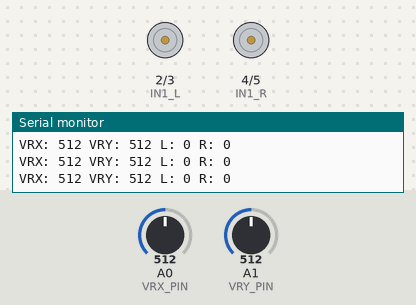
The sketch below on a simulated Arduino Uno, built with avr-gcc and run on an emulated ATmega328P. On the bench: motor-driver pin pairs drawn as motors (green arrow = first pin HIGH = forward, orange = second pin HIGH = backward, longer = more drive), the last lines printed to the serial monitor. The test bench sets the inputs (shaded band); at power-on: A0 (VRX_PIN) = 512, A1 (VRY_PIN) = 512.

Above: at 1.2 s.
1.3 s: A0 (VRX_PIN) set to 583
2.8 s: A0 (VRX_PIN) set to 606
At 3.3 s:
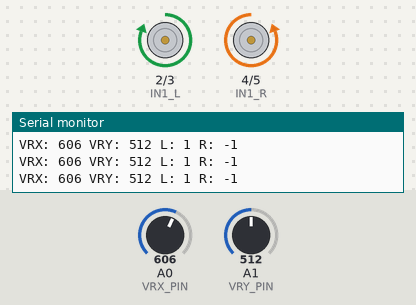
4.3 s: A1 (VRY_PIN) set to 575
5.8 s: A1 (VRY_PIN) set to 610
At 6.8 s:
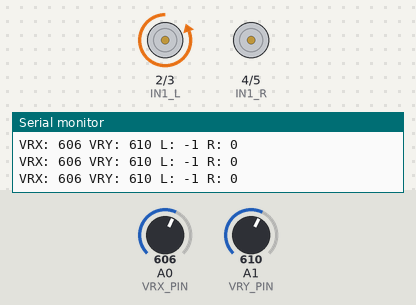
7.3 s: A0 (VRX_PIN) set to 511
At 8.2 s:
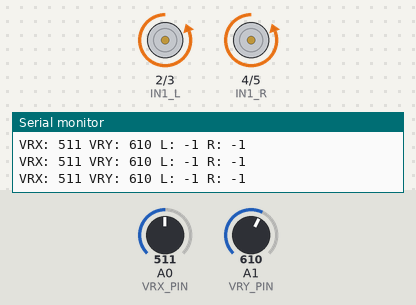
8.8 s: A1 (VRY_PIN) set to 306
At 10.3 s:
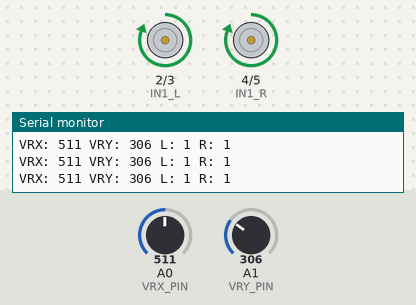
Timing chart, 0 to 11.3 s (numbered marks = the images above; inputs shaded):
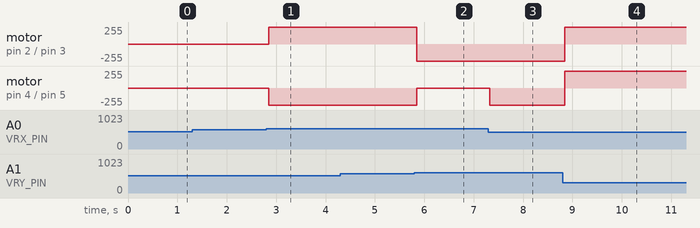

Measured:
- the behaviour switches between 592 and 593 on A0 (VRX_PIN) (found by bisection; images 0 and 1)
- the behaviour switches between 592 and 593 on A1 (VRY_PIN) (found by bisection; images 1 and 2)
- after the input at 2.8 s, motor on pin 2 (IN1_L) / pin 3 (IN2_L): stopped → forward 255/255 after 0.05 s; motor on pin 4 (IN1_R) / pin 5 (IN2_R): stopped → backward 255/255 after 0.05 s
- after the input at 5.8 s, motor on pin 2 (IN1_L) / pin 3 (IN2_L): forward 255/255 → backward 255/255 after 0.05 s; motor on pin 4 (IN1_R) / pin 5 (IN2_R): backward 255/255 → stopped after 0.05 s
- after the input at 7.3 s, motor on pin 4 (IN1_R) / pin 5 (IN2_R): stopped → backward 255/255 at once
- after the input at 8.8 s, motor on pin 2 (IN1_L) / pin 3 (IN2_L), motor on pin 4 (IN1_R) / pin 5 (IN2_R): backward 255/255 → forward 255/255 after 0.05 s

The sketch:

joystick_4motors.ino
```cpp
// Joystick-controlled DC motors via two L298N drivers
// L298N #1 (n3): IN1=D2, IN2=D3 -> controls motors 1&2 (left side)
// L298N #2 (n4): IN1=D4, IN2=D5 -> controls motors 3&4 (right side)
// Joystick: VRX=A0 (left/right), VRY=A1 (forward/backward)

// Pin definitions
const int VRX_PIN = A0;   // Joystick X axis (left/right steering)
const int VRY_PIN = A1;   // Joystick Y axis (forward/backward)

// L298N Driver 1 (left motors)
const int IN1_L = 2;      // Left motor forward
const int IN2_L = 3;      // Left motor backward

// L298N Driver 2 (right motors)
const int IN1_R = 4;      // Right motor forward
const int IN2_R = 5;      // Right motor backward

// Dead zone threshold around center (512 +/- deadzone)
const int DEADZONE = 80;

// Helper: set a motor driver direction
// dir: 1=forward, -1=backward, 0=stop
void setMotor(int pinIN1, int pinIN2, int dir) {
  if (dir > 0) {
    digitalWrite(pinIN1, HIGH);  // Forward
    digitalWrite(pinIN2, LOW);
  } else if (dir < 0) {
    digitalWrite(pinIN1, LOW);   // Backward
    digitalWrite(pinIN2, HIGH);
  } else {
    digitalWrite(pinIN1, LOW);   // Stop (coast)
    digitalWrite(pinIN2, LOW);
  }
}

void setup() {
  // Set motor control pins as outputs
  pinMode(IN1_L, OUTPUT);
  pinMode(IN2_L, OUTPUT);
  pinMode(IN1_R, OUTPUT);
  pinMode(IN2_R, OUTPUT);

  // Stop all motors initially
  setMotor(IN1_L, IN2_L, 0);
  setMotor(IN1_R, IN2_R, 0);

  Serial.begin(9600); // For debugging (optional)
}

void loop() {
  int vrx = analogRead(VRX_PIN); // 0-1023, center ~512 (left/right)
  int vry = analogRead(VRY_PIN); // 0-1023, center ~512 (fwd/back)

  // Convert to -1, 0, +1 based on dead zone
  int xDir = 0; // left/right
  int yDir = 0; // forward/backward

  // Y axis: below center = forward, above center = backward
  if (vry < (512 - DEADZONE)) {
    yDir = 1;   // Forward (joystick pushed up/forward)
  } else if (vry > (512 + DEADZONE)) {
    yDir = -1;  // Backward (joystick pushed down/back)
  }

  // X axis: below center = turn left, above center = turn right
  if (vrx < (512 - DEADZONE)) {
    xDir = -1;  // Turn left
  } else if (vrx > (512 + DEADZONE)) {
    xDir = 1;   // Turn right
  }

  // Determine left and right motor commands
  // Mixing: turning overrides straight drive
  int leftDir  = 0;
  int rightDir = 0;

  if (yDir != 0 && xDir == 0) {
    // Pure forward or backward: both sides same direction
    leftDir  = yDir;
    rightDir = yDir;
  } else if (xDir == -1 && yDir == 0) {
    // Spin left in place: left backward, right forward
    leftDir  = -1;
    rightDir = 1;
  } else if (xDir == 1 && yDir == 0) {
    // Spin right in place: left forward, right backward
    leftDir  = 1;
    rightDir = -1;
  } else if (yDir == 1 && xDir == -1) {
    // Moving forward + turn left: slow left, full right
    leftDir  = 0;
    rightDir = 1;
  } else if (yDir == 1 && xDir == 1) {
    // Moving forward + turn right: full left, slow right
    leftDir  = 1;
    rightDir = 0;
  } else if (yDir == -1 && xDir == -1) {
    // Moving backward + turn left
    leftDir  = 0;
    rightDir = -1;
  } else if (yDir == -1 && xDir == 1) {
    // Moving backward + turn right
    leftDir  = -1;
    rightDir = 0;
  } else {
    // Joystick centered: stop
    leftDir  = 0;
    rightDir = 0;
  }

  // Apply commands to both L298N drivers
  setMotor(IN1_L, IN2_L, leftDir);   // Left side motors (n3)
  setMotor(IN1_R, IN2_R, rightDir);  // Right side motors (n4)

  // Debug output
  Serial.print("VRX: "); Serial.print(vrx);
  Serial.print(" VRY: "); Serial.print(vry);
  Serial.print(" L: "); Serial.print(leftDir);
  Serial.print(" R: "); Serial.println(rightDir);

  delay(50); // Small delay for stability
}
```
